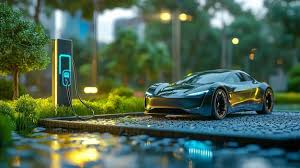
#> input picture practical/ml_practice/OpenCV/ev4.jpg, 300 x 168 px, found by its file name
$ python cv6.py
#> lines starting #> are read from the running program, lines starting #| are printed output that depends on the picture
# rotate any image

import numpy as np
import matplotlib.pyplot as plt
import cv2 as cv

img=cv.imread('.venv\practical\ml_practice\OpenCV\ev4.jpg')
#> img is the input picture: shape (168, 300, 3); mean B, G, R 80.8, 100.3, 74
# [11 lines of commented-out code are left out]
print(img.shape)
#| (168, 300, 3)
rows,cols,channels=img.shape
#> rows = 168; cols = 300; channels = 3
print(rows,cols)
#| 168 300
center=(rows/2,cols/2)
#> center = (84, 150)
print(center)
#| (84.0, 150.0)

rm=cv.getRotationMatrix2D(center=center,angle=45,scale=1)

img4=cv.warpAffine(img,rm,(rows,cols))
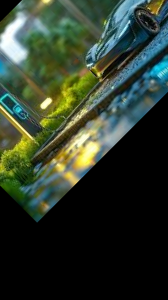
#> img4: shape (300, 168, 3); mean B, G, R 43.7, 58.2, 46.4

cv.imshow('rotated_matrix',img4)

cv.waitKey(0)
cv.destroyAllWindows()
